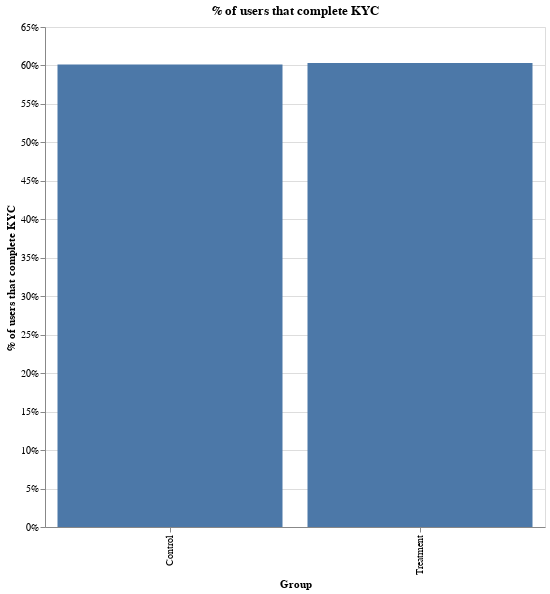

Notebook source saved alongside this figure:
### Markdown cell above
### Step 5. Check whether treatment negatively affect KYC conversion rates. 

Maybe the lack of information prevents some people to complete KYC? This does not seem to be an issue.

We compute the % KYCi to KYCc (7 day) for control and treatment unsers: we see no difference between the two groups.

### Code cell
from datetime import datetime, timedelta

df = pd.read_csv("kyc_removing_video_link.csv")

# make sure we are unique on the user level.
df = (
    df.groupby(["treatment", "user_id"])["kyc_first_completed", "kyc_first_initiated"]
    .agg("min")
    .reset_index()
)

# drop all users that did not initiate kyc
df = df.loc[df["kyc_first_initiated"].isna() == False, :]
# drop recent joiners to the sample
df = df.loc[
    pd.to_datetime(df["kyc_first_initiated"]) <= datetime.now() - timedelta(days=7), :
]

df["date_diff"] = (
    pd.to_datetime(df["kyc_first_completed"])
    - pd.to_datetime(df["kyc_first_initiated"])
).dt.days
# now, count how many users managed to initiate kyc.
df["kycc"] = 0
df.loc[df["date_diff"] <= 7, "kycc"] = 1


df = df.groupby(["treatment"])["kycc"].agg("mean").reset_index()

alt.Chart(df).mark_bar().encode(
    x=alt.X("treatment:N", axis=alt.Axis(title="Group")),
    y=alt.Y("kycc:Q", axis=alt.Axis(title="% of users that complete KYC", format="%")),
).properties(width=500, height=500, title="% of users that complete KYC")

### Figure 1 — Vega-Lite specification as saved in the notebook (floating-point values rounded to 4 significant figures)
{"config": {"view": {"continuousWidth": 400, "continuousHeight": 300}}, "data": {"name": "data-9a12768889e8d61b91d61b81a295b12b"}, "mark": "bar", "encoding": {"x": {"type": "nominal", "axis": {"title": "Group"}, "field": "treatment"}, "y": {"type": "quantitative", "axis": {"format": "%", "title": "% of users that complete KYC"}, "field": "kycc"}}, "height": 500, "title": "% of users that complete KYC", "width": 500, "$schema": "https://vega.github.io/schema/vega-lite/v4.0.2.json", "datasets": {"data-9a12768889e8d61b91d61b81a295b12b": [{"treatment": "Control", "kycc": 0.6011}, {"treatment": "Treatment", "kycc": 0.6031}]}}
